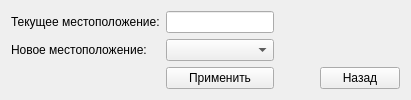
              <widget class="QWidget" name="changeStationPage_2">
               <layout class="QGridLayout" name="gridLayout_9">
                <item row="1" column="0">
                 <widget class="QLabel" name="label_19">
                  <property name="text">
                   <string>Новое местоположение:</string>
                  </property>
                 </widget>
                </item>
                <item row="0" column="3">
                 <spacer name="horizontalSpacer_9">
                  <property name="orientation">
                   <enum>Qt::Horizontal</enum>
                  </property>
                  <property name="sizeHint" stdset="0">
                   <size>
                    <width>40</width>
                    <height>20</height>
                   </size>
                  </property>
                 </spacer>
                </item>
                <item row="1" column="3">
                 <spacer name="horizontalSpacer_10">
                  <property name="orientation">
                   <enum>Qt::Horizontal</enum>
                  </property>
                  <property name="sizeHint" stdset="0">
                   <size>
                    <width>40</width>
                    <height>20</height>
                   </size>
                  </property>
                 </spacer>
                </item>
                <item row="0" column="1">
                 <widget class="QLineEdit" name="currentLocationField"/>
                </item>
                <item row="1" column="1">
                 <widget class="QComboBox" name="changeStationLocationComboBox"/>
                </item>
                <item row="2" column="3">
                 <widget class="QPushButton" name="pushButton_2">
                  <property name="text">
                   <string>Назад</string>
                  </property>
                 </widget>
                </item>
                <item row="0" column="0">
                 <widget class="QLabel" name="label_2">
                  <property name="text">
                   <string>Текущее местоположение:</string>
                  </property>
                 </widget>
                </item>
                <item row="2" column="1">
                 <widget class="QPushButton" name="acceptStationChangeButton">
                  <property name="text">
                   <string>Применить</string>
                  </property>
                 </widget>
                </item>
                <item row="2" column="2">
                 <spacer name="horizontalSpacer_11">
                  <property name="orientation">
                   <enum>Qt::Horizontal</enum>
                  </property>
                  <property name="sizeHint" stdset="0">
                   <size>
                    <width>40</width>
                    <height>20</height>
                   </size>
                  </property>
                 </spacer>
                </item>
               </layout>
              </widget>
